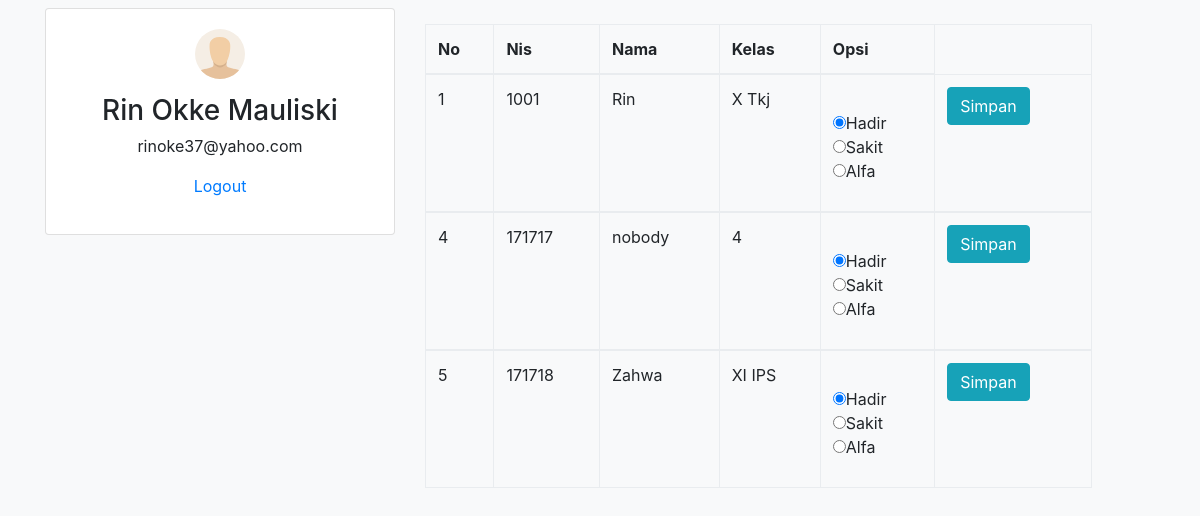
The app's page /timeline.php (signed in) with its own data.
### tables this page shows
CREATE TABLE `absen` (
  `id` int(10) NOT NULL,
  `nis` int(20) NOT NULL,
  `nama` varchar(255) NOT NULL,
  `kelas` varchar(10) NOT NULL,
  `opsi` enum('hadir','sakit','alfa','') NOT NULL
);

### timeline.php (the view, shortened to what this page needs)
<?php require_once("auth.php");
include "config.php";
?>
<!DOCTYPE html>
<html lang="en">
<head>
    <link rel="stylesheet" href="css/bootstrap.min.css" />
</head>
<body class="bg-light">
<div class="container mt-2">
    <div class="row">
        <div class="col-md-4">
            <div class="card">
                <div class="card-body text-center">
                    <img class="img img-responsive rounded-circle mb-3" width="50" src="img/<?php echo $_SESSION['user']['photo'] ?>" />
                    <h3><?php echo  $_SESSION["user"]["name"] ?></h3>
                    <p><?php echo $_SESSION["user"]["email"] ?></p>
                    <p><a href="logout.php">Logout</a></p>
                </div>
            </div>
        </div>
            <div class="card-body table-responsive p-0">
              <div class="col-lg-11 mb-5 mt-3">
                <table class="table table-bordered">
                  <thead>
                    <tr>
                      <th scope="col">No</th>
                      <th scope="col">Nis</th>
                      <th scope="col">Nama</th>
                      <th scope="col">Kelas</th>
                      <th scope="col">Opsi</th>
                    </tr>
                  </thead>
            <?php
            $query = "SELECT * FROM absen";
            $data = $db->prepare($query);
            $data->execute();
            while($tampil = $data->fetch(PDO::FETCH_LAZY)){
           ?>
            <tbody>
            <tr>
              <td><?php echo $tampil->id; ?></td>
              <td><?php echo $tampil->nis; ?></td>
              <td><?php echo $tampil->nama; ?></td>
              <td><?php echo $tampil->kelas; ?></td>
              <td>
              <div class="form-group">
                    <form action="simpan.php" method="post">
                    <input type="text" name="id" value="<?php echo $tampil->id; ?>" hidden><br/>
                    <table>
                     <input type="radio" name="absen" value="hadir" checked>Hadir<br/>
                     </table>
                     <table>
                     <input type="radio" name="absen" value="sakit">Sakit<br/>
                     </table>
                     <table>
                     <input type="radio" name="absen" value="alfa">Alfa<br/>
                     </table>
                     <td valign="top">
                     <input type="submit" class="btn btn-info" name="simpan"value="Simpan">
                    </td>
                    </form>
                </div>
                </td>
            </tr>
          </tbody>
        <?php } ?>
</body>
</html>

### records on screen
absen: id "1", nis "1001", nama "Rin", kelas "X Tkj"
absen: id "4", nis "171717", nama "nobody", kelas "4"
absen: id "5", nis "171718", nama "Zahwa", kelas "XI IPS"

### other values on screen
$_SESSION["user"]["name"] "Rin Okke Mauliski"
$_SESSION["user"]["email"] "rinoke37@yahoo.com"
